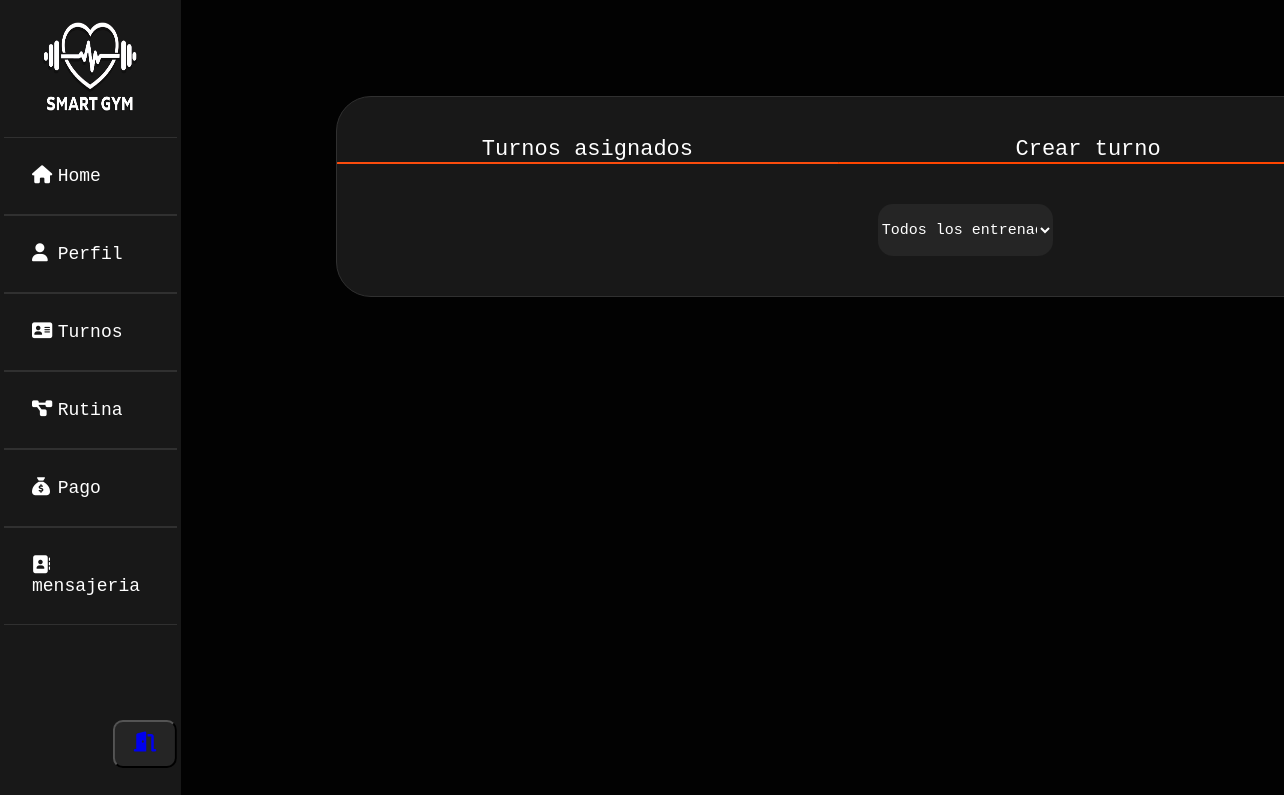
/vistas/turnosc.php (signed in), run on an earlier commit of the app's database.
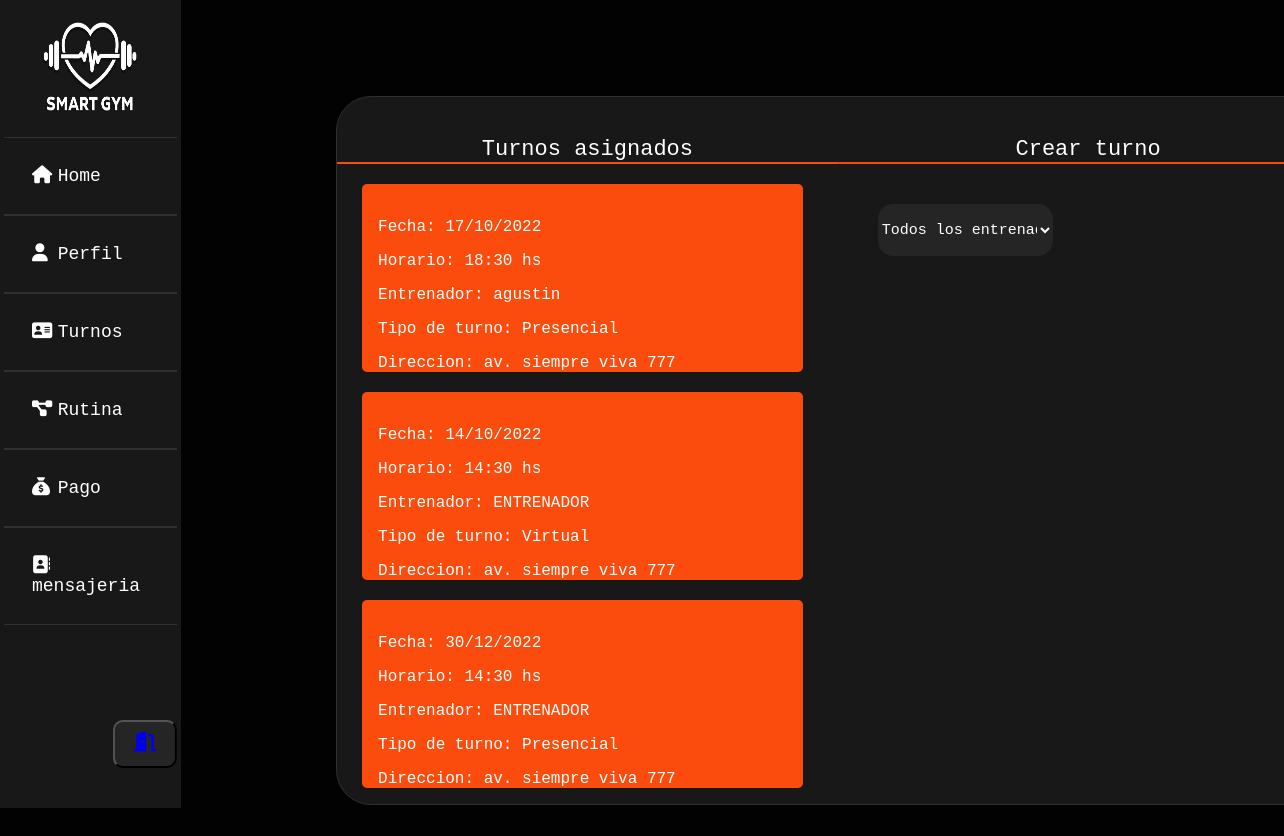
And on a later commit of the database.
### tables this page shows
CREATE TABLE `clases_clientes` (
  `idclase` int(11) NOT NULL,
  `usuario` int(30) NOT NULL,
  `ai_id` int(11) NOT NULL
);

CREATE TABLE `clases` (
  `idclase` int(11) NOT NULL,
  `entrenador` varchar(22) NOT NULL,
  `modalidad` varchar(22) NOT NULL,
  `fecha` varchar(22) NOT NULL,
  `hora` varchar(22) NOT NULL,
  `cupos` int(22) NOT NULL,
  `estado` int(5) NOT NULL
);

### vistas/turnosc.php (the view, shortened to what this page needs)
<?php
$conex=conectar();
$nusuario = $_SESSION['usuario'];
$sql="SELECT * FROM datos WHERE usuario='$nusuario'";
$query=mysqli_query($conex,$sql);
$row=mysqli_fetch_array($query);
$idrol= $row['id_rol'];
$idusuario= $row['idusuario'];
?>
<!DOCTYPE html>
<html lang="es">
<head>
    <link rel="stylesheet" type="text/css" href="../css/estilousuario.css">
    <link rel="stylesheet" type="text/css" href="../css/estiloturnos.css">
    <link rel="stylesheet" href="https://cdnjs.cloudflare.com/ajax/libs/font-awesome/4.7.0/css/font-awesome.min.css">
</head>
<?php
    switch($idrol){
        case 0:
            include ("sidebars/sidebarc.php");
            break;
}
?>
<body>
    <div class="cont-body-turnos">
        <div class="cont-turnos-asignados">
            <div class="header">
                <P>Turnos asignados</P>
            </div>
            <?php
                $sqlclasesasignadas="SELECT clases_clientes.idclase, clases_clientes.usuario, clases.entrenador, clases.modalidad, clases.fecha, clases.hora FROM clases INNER JOIN clases_clientes ON clases.idclase = clases_clientes.idclase WHERE usuario = '$idusuario'";
                $queryclasesasignadas=mysqli_query($conex, $sqlclasesasignadas);
                while($rowclasesasignadas = mysqli_fetch_array($queryclasesasignadas)){
                    ?>
            <div class="turno-a">
                <br>
                <p> Fecha: <?php echo $rowclasesasignadas['fecha'];?></p>
                <p> Horario: <?php echo $rowclasesasignadas['hora'];?></p>
                <p> Entrenador: <?php echo $rowclasesasignadas['entrenador'];?></p>
                <p> Tipo de turno: <?php echo $rowclasesasignadas['modalidad'];?></p>
                <p> Direccion: av. siempre viva 777</p>
            </div>
                <?php
                }?>
        </div>
        <div class="cont-calendario-seleccionar">
            <div class="header2">
                <P>Crear turno</P>
            </div>
            <form role="form" name="nD" id="nD" method="post">
            <select name="s-e" onchange="enviar(this.form)">
            <option value=""> Todos los entrenadores</option>
			</select>
            </form>
        </div>
    </div>
</body>
</html>

### vistas/sidebars/sidebarc.php (shortened to what this page needs)
<!DOCTYPE html>
<html lang="es">
<head>
    <link rel="stylesheet" href="estilousuario.css">
</head>
<body>
    <div class="wrapper">
        <div class="menulateral">
            <a href="index.php"><img class="imagenlogo" src="../img/logo.png"></a>
            <ul>
                <li><a href="homeusuarioc.php"><i class="fas fa-home"></i>Home</a></li>
                <li><a href="perfilusuarioc.php"><i class="fas fa-user"></i>Perfil</a></li>
                <li><a href="turnosc.php"><i class="fas fa-address-card"></i>Turnos</a></li>
                <li><a href="rutinausuarioc.php"><i class="fas fa-project-diagram"></i>Rutina</a></li>
                <li><a href="pagousuarioc.php"><i class="fas fa-sack-dollar"></i>Pago</a></li>
                <li><a href="indexchat.php"><i class="fas fa-address-book"></i>mensajeria</a></li>
            </ul>
            <div class="salida">
                <button class="btn-exit"><a href="../models/sessiondestroy.php"><i class="fas fa-door-open"></i></a></button>
            </div>
        </div>

### css/estilousuario.css (style rules this page uses)
:root { --color-letra: #fff; --color-fondos: #fb4c0d; --color-fondo-html:#020202; --color-fondosn:#181818; --color-fondobotones: #252525; --color-bordes: #303030; }
* { margin: 0%; padding: 0%; font-family: "Lucida Console", "Courier New", monospace; }
html { background: var(--color-fondo-html); }
.wrapper { display: flex; position: relative; background: transparent; }
.wrapper .menulateral { width: 13.5vw; height: 100vh; background: var(--color-fondosn); padding: .5vh; position: fixed; }
.wrapper .menulateral img { position: relative; margin-top: 2vh; margin-bottom: 2vh; margin-left: 20%; height: 12vh; width: 8vw; }
.wrapper .menulateral ul li { padding: 2vh; border-top: 1px solid var(--color-bordes); border-bottom: 1px solid var(--color-bordes); border-left: none ; border-right: none; }
.wrapper .menulateral ul li a { color: var(--color-letra); font-size: 18px; padding: 1.5vh; display: block; transition: 0.5s; text-decoration: none; }
.wrapper .menulateral ul li a .fas { width: 2vw; }
.salida button { position: absolute; bottom: 2%; left: 80%; transform: translateX(-50%); display: flex; }
.wrapper .menulateral .salida .btn-exit { display: block; width: 5vw; height: 6vh; margin-bottom: 3vh; margin-right: 1vw; background:var(--color-fondobotones); text-decoration: none; color: #fff; text-align: center; font-size: 20px; border-radius: 10px; }
.imagenlogo { width: 100px; height: 60px; margin-left: 45px; margin-top: -25px; }

### css/estiloturnos.css (style rules this page uses)
:root { --color-letra: #fff; --color-fondos: #fb4c0d; --color-fondo-html:#020202; --color-fondosn:#181818; --color-fondobotones: #252525; --color-bordes: #303030; --color-dias-no: #808080; }
* { margin: 0%; padding: 0%; font-family: "Lucida Console", "Courier New", monospace; }
html { background: var(--color-fondo-html); }
.cont-body-turnos { position: relative; top: 5%; left: 30vh; display: flex; margin: 12vh; height: fit-content; width: 78vw; background: var(--color-fondosn); border-radius: 35px; border: 1.5px solid var(--color-bordes); }
.cont-turnos-asignados { position: flex; border-top: none; border-bottom: none; border-right: none; border-left: none; height: fit-content; width: 50%; border-top-right-radius: 0%; border-top-left-radius: 30px; border-bottom-right-radius: 0%; border-bottom-left-radius: 30px; }
.header { position: relative; top: 0%; left: 0%; height: fit-content; width: 100%; border-top: none; border-bottom: 2px solid var(--color-fondos); border-right: none; border-left: none; border-top-right-radius: 0%; border-top-left-radius: 30px; border-bottom-right-radius: 0%; border-bottom-left-radius: 0px; text-align: center; }
.header p { margin-top: 8%; color: var(--color-letra); font-size: 22px; }
.turno-a { position: relative; top: 0%; left: 0%; height: 30%; width: 88%; margin-top: 4%; margin-left: 5%; border: none; border-radius: 5px; background: var(--color-fondos); }
.turno-a p { margin: 2vh; color: var(--color-letra); }
.cont-calendario-seleccionar { position: flex; border-top: none; border-bottom: none; border-right: none; border-left: none; height: fit-content; width: 50%; border-top-right-radius: 30px; border-top-left-radius: 0%; border-bottom-right-radius: 30px; border-bottom-left-radius: 0%; }
.header2 { position: relative; top: 0%; left: 0%; height: fit-content; width: 100%; border-top: none; border-bottom: 2px solid orangered; border-right: none; border-left: none; border-top-right-radius: 0%; border-top-left-radius: 30px; border-bottom-right-radius: 0%; border-bottom-left-radius: 0px; text-align: center; }
.header2 p { margin-top: 8%; color: var(--color-letra); font-size: 22px; }
select { position: flex; margin: 5vh; height: 6.5vh; width: 35%; text-align: center; background: var(--color-fondobotones); color: var(--color-letra); border:3px solid var(--color-bordes-normales) ; border-radius: 15px; transition: 1.2s; cursor:pointer; font-size: 15px; }

What changed in the data, as far as the page shows it:
added clases_clientes: idclase.fecha "17/10/2022", idclase.hora "18:30 hs", idclase.entrenador "agustin", idclase.modalidad "Presencial"
added clases_clientes: idclase.fecha "14/10/2022", idclase.hora "14:30 hs", idclase.entrenador "ENTRENADOR", idclase.modalidad "Virtual"
added clases_clientes: idclase.fecha "30/12/2022", idclase.hora "14:30 hs", idclase.entrenador "ENTRENADOR", idclase.modalidad "Presencial"
